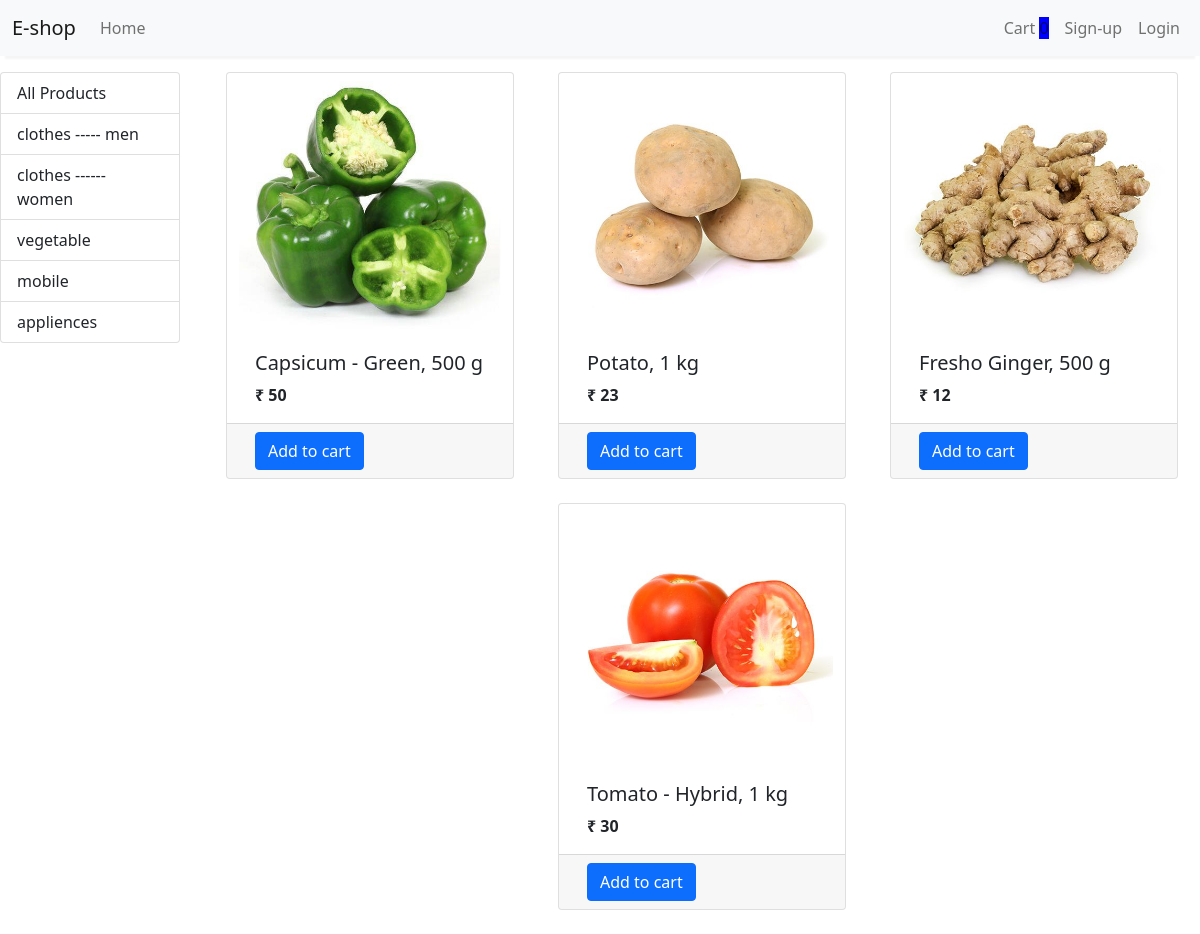
The app's page /?category=5 with its own data.
### store/models/category.py (models this page shows)
class Category(models.Model):
    name=models.CharField(max_length=20)
    @staticmethod
    def get_all_category():
        return Category.objects.all()
    def __str__(self) -> str:
        return self.name

### store/models/product_models.py (models this page shows, shortened)
class Product(models.Model):
    name=models.CharField(max_length=50)
    price=models.IntegerField(default=0)
    category= models.ForeignKey(Category,on_delete=models.CASCADE,default=1)
    description=models.CharField(max_length=200,default='',null=True,blank=True)
    image=models.ImageField(upload_to='uploads/product/')
    @staticmethod
    def get_all_product():
        return Product.objects.all()
    @staticmethod
    def get_all_product_by_category_id(category_id):
        return Product.objects.filter(category_id=category_id)

### store/views/home.py (the view, shortened to what this page needs)
# urls.py: path('',Index.as_view(),name="homepage"),
class Index(View):
    def get(self,request):
        cart=request.session.get('cart')
        if not cart:
            request.session['cart']={}
        products=Product.get_all_product()
        category=Category.get_all_category()
        category_id=request.GET.get('category')
        if category_id:
            products=Product.get_all_product_by_category_id(category_id)
        return render(request,'index.html',{'products':products,"categories":category})

### store/templatetags/cart.py (called while the page is built)
@register.filter(name='is_in_cart')
def is_in_cart(product,cart):
    keys = cart.keys()
    for id in keys:
        if int(id) == product.id:
            return True
    return False

### store/templatetags/custom_filter.py (called while the page is built)
@register.filter(name='rupee')
def rupee(number):
    return "₹ "+str(number)

### store/templates/index.html (shortened to what this page needs)
{% extends 'base.html' %}
{% block content %}
{% load cart %}
{% load custom_filter %}
<div class="row">
    <div class="container-fluid mt-3">
        <div class="row">
            <div class="col-lg-2 mx-auto">
                <div class="list-group ">
                    <a href="/" class="list-group-item list-group-item-action">All Products</a>
                    {% for category in categories %}
                    <a href="/?category={{category.id}}" class="list-group-item list-group-item-action">{{category}}</a>
                    {% endfor %}
                </div>
            </div>
            <div class="col-lg-10">
                <div class="row mx-auto">
                    {% for product in products %}
                    <div class="card mx-auto mb-4" id={{product.id}} style="width: 18rem;">
                        <img src="/media/{{product.image}}" class="card-img-top" alt="...">
                        <div class="card-body ">
                            <h5 class="card-title">{{product.name}}</h5>
                            <p class="card-text"><b>{{product.price|rupee}}</b></p>
                        </div>
                        <div class="card-footer row no-gutters">
                            {% if not product|is_in_cart:request.session.cart %}
                            <form action="/#{{product.id}}" method="post" class="btn-block">
                                <input type="submit" class="btn btn-primary" value="Add to cart">
                            </form>
{% endif %}
                        </div>
                    </div>
                    {% endfor %}
                </div>
            </div>
        </div>
    </div>
</div>
{% endblock %}

### records on screen
Category: name "clothes ----- men"
Category: name "clothes ------ women"
Category: name "vegetable"
Category: name "mobile"
Category: name "appliences"
Product: image (picture), name "Capsicum - Green, 500 g", price "₹ 50"
Product: image (picture), name "Potato, 1 kg", price "₹ 23"
Product: image (picture), name "Fresho Ginger, 500 g", price "₹ 12"
Product: image (picture), name "Tomato - Hybrid, 1 kg", price "₹ 30"

### other values on screen
{{ request.session.cart.keys|length }} "0"
